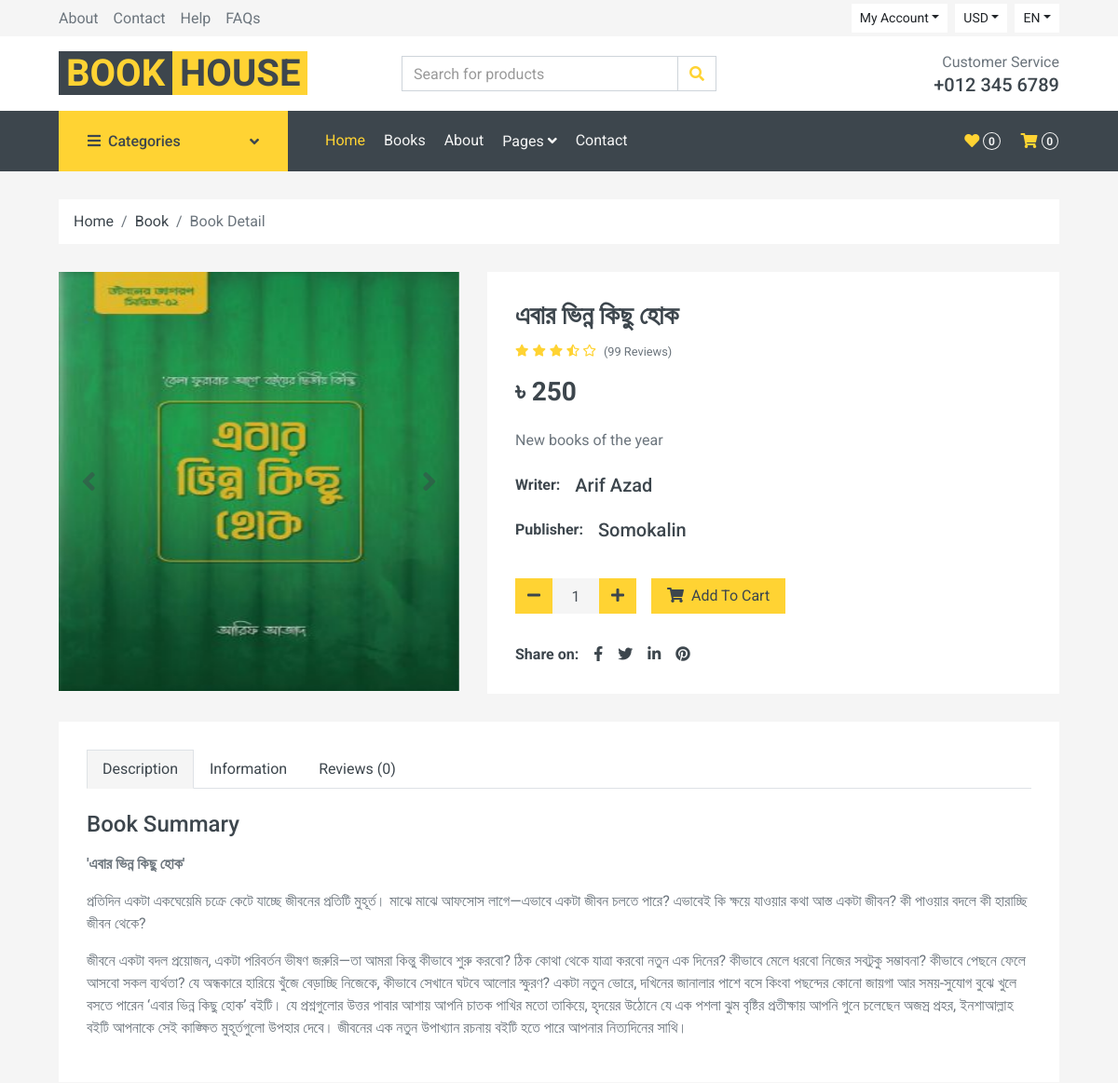
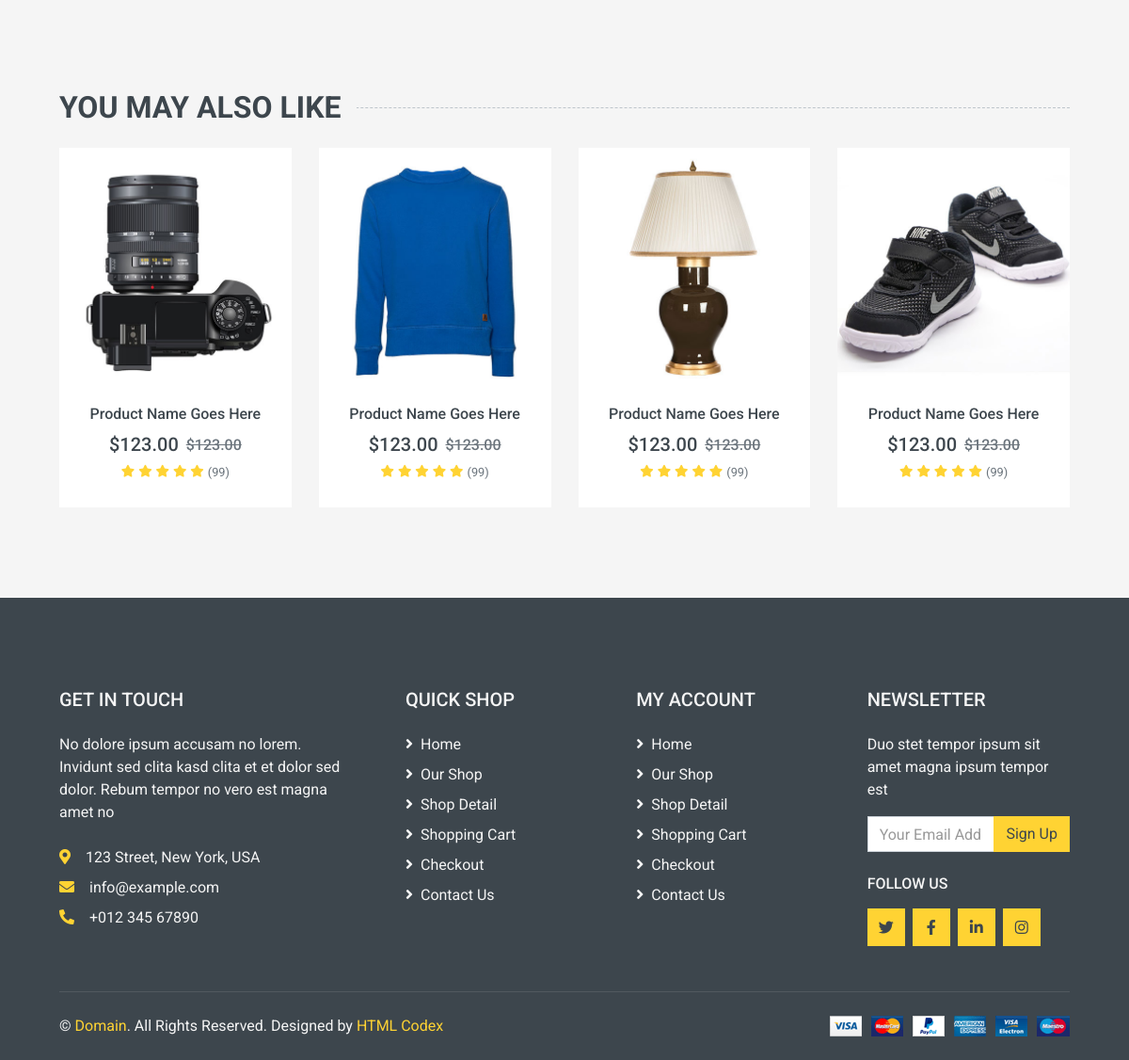
The page /detail.php?id=387 on the database its author committed (2 pictures, top to bottom).
### tables this page shows
CREATE TABLE `bookinfo` (
  `id` int(11) NOT NULL,
  `title` varchar(100) NOT NULL,
  `author` varchar(100) NOT NULL,
  `category` varchar(100) NOT NULL,
  `publisher` varchar(100) NOT NULL,
  `edition` varchar(100) NOT NULL,
  `language` varchar(100) NOT NULL,
  `price` int(11) NOT NULL,
  `pages` int(11) NOT NULL,
  `book_summary` text NOT NULL,
  `status` int(11) NOT NULL,
  `image` varchar(255) DEFAULT NULL
);

### detail.php (the view, shortened to what the rows shown need)
<?php
include('admin/db/db_connect.php');
$id = $_GET['id'];
$select = "SELECT * FROM `bookinfo` WHERE id = $id";
$query = mysqli_query($conn, $select);
$fetch_book = mysqli_fetch_array($query);
?>
<!DOCTYPE html>
<html lang="en">
<head>
    <link href="https://cdnjs.cloudflare.com/ajax/libs/font-awesome/5.10.0/css/all.min.css" rel="stylesheet">
    <link href="frontEndAssests/lib/animate/animate.min.css" rel="stylesheet">
    <link href="frontEndAssests/lib/owlcarousel/assets/owl.carousel.min.css" rel="stylesheet">
    <link href="frontEndAssests/css/style.css" rel="stylesheet">
</head>
<body>
    <div class="container-fluid pb-5">
        <div class="row px-xl-5">
            <div class="col-lg-5 mb-30">
                <div id="product-carousel" class="carousel slide" data-ride="carousel">
                    <div class="carousel-inner bg-light">
                        <div class="carousel-item active">
                            <img class="w-100 " src="admin/uploads/<?php echo $fetch_book['image'] ?>" alt="image" style="height:450px;">
                        </div>
                    </div>
                </div>
            </div>
            <div class="col-lg-7 h-auto mb-30">
                <div class="h-100 bg-light p-30">
                    <h3><?php echo $fetch_book['title'] ?></h3>
                    <div class="d-flex mb-3">
                        <div class="text-primary mr-2">
                        </div>
                        <small class="pt-1">(99 Reviews)</small>
                    </div>
                    <h3 class="font-weight-semi-bold mb-4">৳ <?php echo $fetch_book['price'] ?></h3>
                    <p class="mb-4">New books of the year</p>
                    <div class="d-flex mb-3">
                        <strong class="text-dark mr-3">Writer:</strong>
                        <h5><?php echo $fetch_book['author'] ?></h5>
                    </div>
                    <div class="d-flex mb-4">
                        <strong class="text-dark mr-3">Publisher:</strong>
                        <h5><?php echo $fetch_book['publisher'] ?></h5>
                    </div>
                    <div class="d-flex align-items-center mb-4 pt-2">
                        <div class="input-group quantity mr-3" style="width: 130px;">
                        </div>
                        <button class="btn btn-primary px-3"><i class="fa fa-shopping-cart mr-1"></i> Add To
                            Cart</button>
                    </div>
                    <div class="d-flex pt-2">
                        <strong class="text-dark mr-2">Share on:</strong>
                        <div class="d-inline-flex">
                        </div>
                    </div>
                </div>
            </div>
        </div>
        <div class="row px-xl-5">
            <div class="col">
                <div class="bg-light p-30">
                    <div class="tab-content">
                        <div class="tab-pane fade show active" id="tab-pane-1">
                            <h4 class="mb-3">Book Summary</h4>
                            <p><?php echo html_entity_decode($fetch_book['book_summary']) ?></p>
                        </div>
                    </div>
                </div>
            </div>
        </div>
    </div>
    <div class="container-fluid py-5">
        <h2 class="section-title position-relative text-uppercase mx-xl-5 mb-4"><span class="bg-secondary pr-3">You May Also Like</span></h2>
    </div>
</body>
</html>

### rows shown on the page
bookinfo: image (picture), title "এবার ভিন্ন কিছু হোক", price "250", author "Arif Azad", publisher "Somokalin", book_summary "'এবার ভিন্ন কিছু হোক' প্রতিদিন একটা একঘেয়েমি চক্রে কেটে যাচ্ছে জীবনের প্রতিটি মুহূর্ত। মাঝে মাঝে আফসোস লাগে—এভাবে একটা জীবন চলতে পারে? এভাবেই কি ক্ষয়ে যাওয়ার কথা আস্ত একটা জীবন? কী পাওয়ার বদলে কী হারাচ্ছি জীবন থেকে? জীবনে একটা বদল প্রয়োজন, একটা পরিবর্তন ভীষণ জরুরি—তা আমরা কিন্তু কীভাবে শুরু করবো? ঠিক কোথা থেকে যাত্রা করবো নতুন এক দিনের? কীভাবে মেলে ধরবো নিজের সবটুকু সম্ভাবনা? কীভাবে পেছনে ফেলে আসবো সকল ব্যর্থতা? যে অন্ধকারে হারিয়ে খুঁজে বেড়াচ্ছি নিজেকে, কীভাবে সেখানে ঘটবে আলোর স্ফুরণ? একটা নতুন ভোরে, দখিনের জানালার পাশে বসে কিংবা পছন্দের কোনো জায়গা আর সময়-সুযোগ বুঝে খুলে বসতে পারেন ‘এবার ভিন্ন কিছু হোক’ বইটি। যে প্রশ্নগুলোর উত্তর পাবার আশায় আপনি চাতক পাখির মতো তাকিয়ে, হৃদয়ের…"
